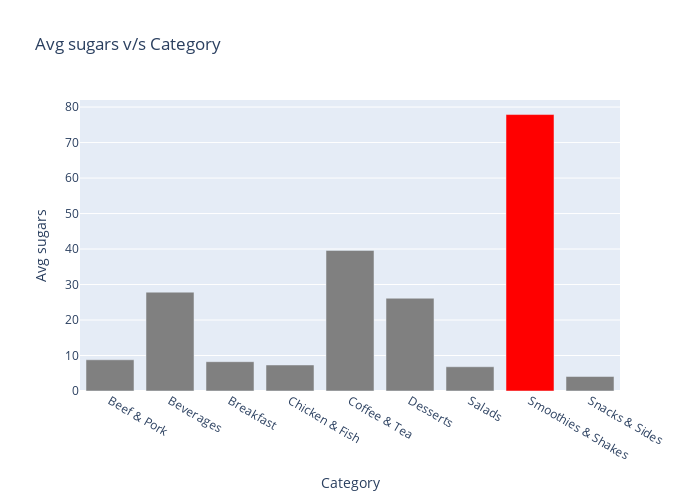

Notebook source saved alongside this figure:
### Markdown cell above
#### 4)average sugars distribution for each category

### Code cell
sugars=pd.DataFrame(df.groupby('Category')['Sugars'].mean())

colors = ['gray']*9
colors[7] = 'Red'

fig = go.Figure(data=[go.Bar(
     x=sugars.index,
     y=sugars['Sugars'],
     marker_color=colors
)])

fig.update_layout(height=500, width=700, title='Avg sugars v/s Category')
fig.update_xaxes(title='Category')
fig.update_yaxes(title='Avg sugars')
fig.show()
pio.write_html(fig, file="avgSugVsCat.html", auto_open=True)

### Figure 1 — Plotly figure (JSON) as saved in the notebook; plotly's stock layout.template omitted (floating-point values rounded to 4 significant figures)
{"data": [{"marker": {"color": ["gray", "gray", "gray", "gray", "gray", "gray", "gray", "Red", "gray"]}, "type": "bar", "x": ["Beef & Pork", "Beverages", "Breakfast", "Chicken & Fish", "Coffee & Tea", "Desserts", "Salads", "Smoothies & Shakes", "Snacks & Sides"], "y": [8.8, 27.85, 8.262, 7.333, 39.61, 26.14, 6.833, 77.89, 4.077]}], "layout": {"height": 500, "title": {"text": "Avg sugars v/s Category"}, "width": 700, "xaxis": {"title": {"text": "Category"}}, "yaxis": {"title": {"text": "Avg sugars"}}}}
